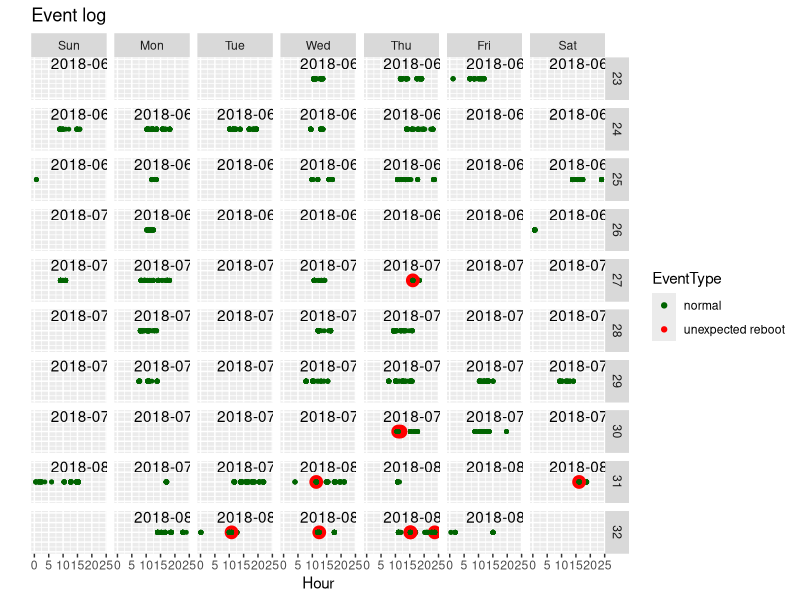

Write the R code that produced this figure.
library(lubridate)
library(ggplot2)
library(scales)

# ldf <- read.csv("Failure Log August 1.csv",row.names=NULL,encoding = "UTF-8-BOM",stringsAsFactors=F)
ldf <- read.csv("Failure Log from 10.8..csv",row.names=NULL,encoding = "UTF-8-BOM",stringsAsFactors=F)
names(ldf) <-c( "Level","DateTime","Source","EventId","TaskCat","Desc")
ldf$dt <- dmy_hms(ldf$DateTime)

ldf$vval <- 1
ldf$vsize <- 1
ldf$EventType = "normal"
ldf$EventType[grepl("rebooted without cleanly shutting down first",ldf$Desc)] <- "unexpected reboot"
ldf$vsize[grepl("rebooted without cleanly shutting down first",ldf$Desc)] <- 2

edate <- ldf$dt[1]
sdate <- ldf$dt[nrow(ldf)]
if (edate<sdate)
{
  tmp = edate
  edate = sdate
  sdate = tmp
}
ldf$week <- week(ldf$dt)
ldf$wday  <- wday(ldf$dt)
ldf$hourtime = as.numeric(ldf$dt) %% (24*60*60) / 3600


dow <- c("Sun","Mon","Tue","Wed","Thu","Fri","Sat")
ldf$wday <- factor(dow[ldf$wday],levels=dow)

lrdf <- ldf[ldf$vlinecolor=="red",]

mtit <- "Event log"
xlab <- "Hour"
ylab <- ""


# Add date in upper right
ndays <- difftime(edate,sdate,"days")
days <-  0:ndays
dt <- sdate + days*3600*24
txtdate <- as.Date(dt, format = "%Y-%m-%d")
ddf <- data.frame(dt=dt,txtdate=txtdate)
ddf$week <- week(ddf$dt)
ddf$wday  <- wday(ddf$dt)
ddf$hourtime <- 20
ddf$vval <- 1.8
ddf$wday <- factor(dow[ddf$wday],levels=dow)

gp <- ggplot(ldf,aes(x=hourtime,y=vval))  +
      xlab(xlab) + ylab(ylab) + ggtitle(mtit) +
      theme(axis.text.y=element_blank(),axis.ticks.y=element_blank()) +
      geom_point(aes(color=EventType,size=EventType))  +
      geom_text(data=ddf,aes(x=hourtime,y=vval,label=txtdate)) +
      scale_color_manual(values=c( "normal"="darkgreen","unexpected reboot"="red") ) +
      scale_size_manual(values=c( "normal"=1,"unexpected reboot"=4) ) +
      guides( size = FALSE) +
      ylim(0,2) +
      facet_grid ( week ~ wday  )
      
print(gp)


# print(doplot(ldf,"hourtime","vval",vlines=lrdf$dt,EventType=ldf$EventType,ylab="rep-points",backg="lightsteelblue1",sdate=sdate,edate=edate))
